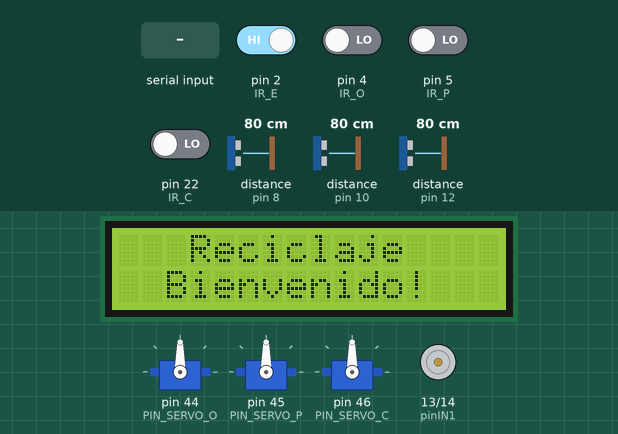
Recording of a sketch running on a simulated Arduino Mega 2560, built with avr-gcc and run on an emulated ATmega2560. Parts: 3 × servo, 16×2 character LCD, motor-driver pin pairs drawn as motors (green arrow = first pin HIGH = forward, orange = second pin HIGH = backward, longer = more drive, scaled by the enable pin). Wiring (inferred from the names in the program): 3 × ultrasonic range finder: trigger pin 7, echo pin 8 / trigger pin 9, echo pin 10 / trigger pin 11, echo pin 12. The test bench sets the inputs (shaded band); at power-on: pin 2 (IR_E) HIGH, pin 4 (IR_O), pin 5 (IR_P), pin 22 (IR_C) LOW, distance to the obstacle (sensors on pin 8, pin 10, pin 12) 80 cm. The echo pulse lasts 58.3 µs per cm; what the sketch prints to the serial monitor is not drawn.

Above: at 1.2 s.
1.3 s: pin 2 (IR_E) driven LOW
At 2.0 s:
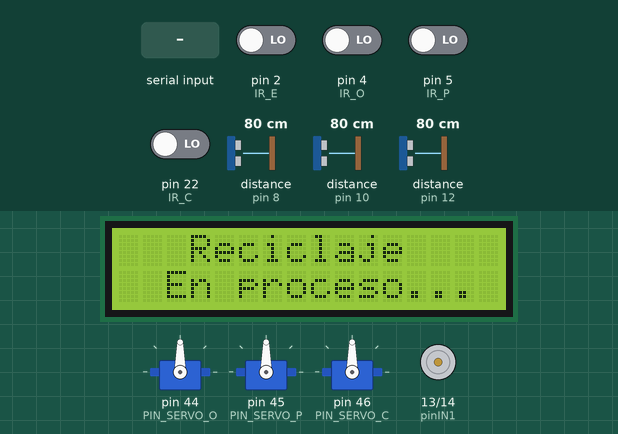
2.8 s: "O\n" received over Serial
At 3.3 s:
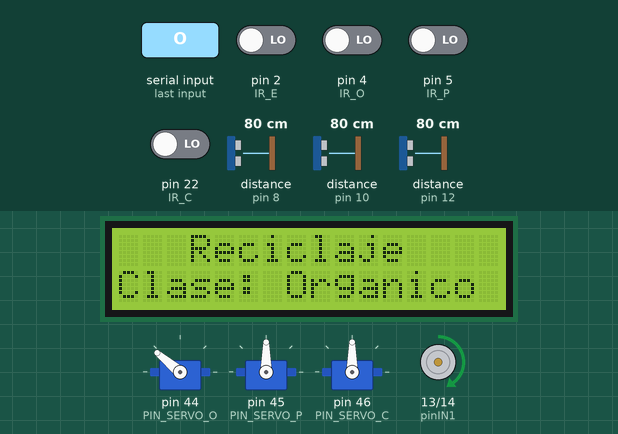
9.8 s: byte 80 ('P') received over Serial
At 11.0 s:
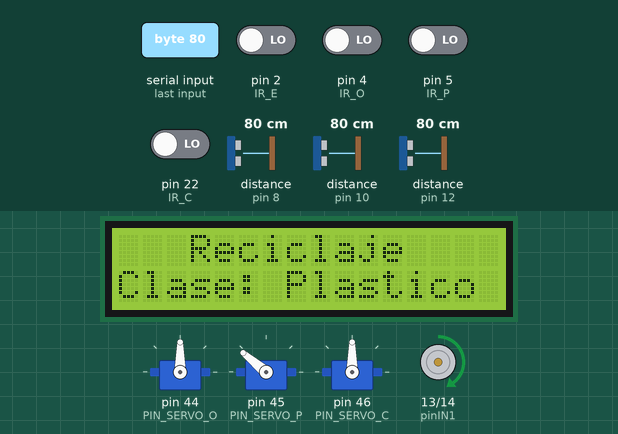
16.8 s: byte 67 ('C') received over Serial
At 17.5 s:
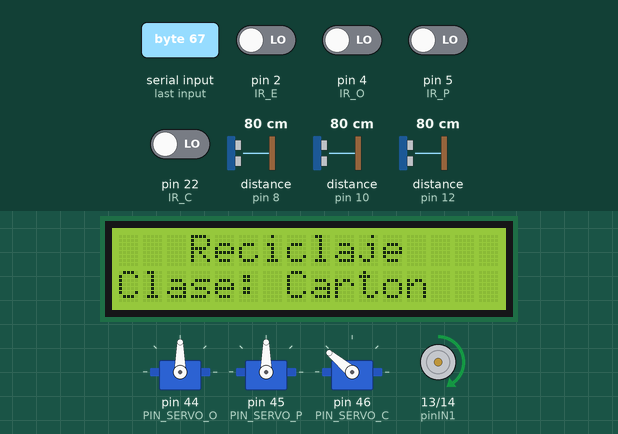
Timing chart, 0 to 23.3 s (numbered marks = the images above; inputs shaded):
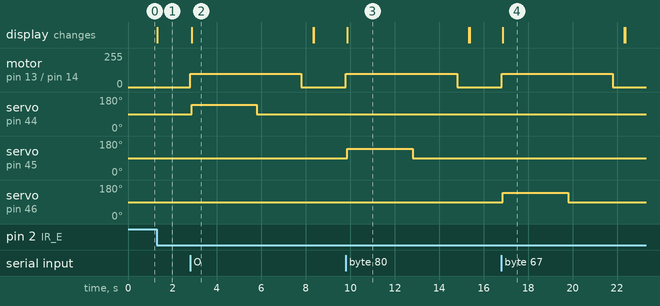

Measured:
- after the input at 1.3 s, the display: changes at once (image 1)
- after the input at 2.8 s, motor on pin 13 (pinIN1) / pin 14 (pinIN2): stopped → forward 100/255 at once, → stopped 5.0 s later; servo on pin 44 (PIN_SERVO_O): 90° → 140° after 0.06 s, → 90° 2.9 s later; the display: changes after 0.06 s (image 2)
- after the input at 9.8 s, motor on pin 13 (pinIN1) / pin 14 (pinIN2): stopped → forward 100/255 at once, → stopped 5.0 s later; servo on pin 45 (PIN_SERVO_P): 90° → 140° after 0.06 s, → 90° 2.9 s later; the display: changes after 0.06 s (image 3)
- after the input at 16.8 s, motor on pin 13 (pinIN1) / pin 14 (pinIN2): stopped → forward 100/255 at once, → stopped 5.0 s later; servo on pin 46 (PIN_SERVO_C): 90° → 140° after 0.06 s, → 90° 2.9 s later; the display: changes after 0.06 s (image 4)
- what the display in image 2 shows lasts 5.4 s, from 2.9 s to 8.3 s

The sketch:

reciclaje_comentado.ino
```cpp
// ============================================================
//  SISTEMA DE CLASIFICACIÓN DE RESIDUOS EN BANDA TRANSPORTADORA
//  Recibe la clase (O/P/C) desde Python por Serial,
//  mueve la banda, activa el servo correcto y mide niveles.
// ============================================================


// ---------- LIBRERÍAS ----------
#include <Servo.h>              // Permite controlar servomotores con PWM
#include <Wire.h>               // Activa la comunicación I2C (necesaria para el LCD)
#include <LiquidCrystal_I2C.h> // Librería para manejar la pantalla LCD por I2C


// ---------- PANTALLA LCD ----------
// Crea el objeto lcd en la dirección I2C 0x27, con 16 columnas y 2 filas
LiquidCrystal_I2C lcd(0x27, 16, 2);


// ---------- PINES DEL MOTOR (L298N) ----------
int pinIN1 = 13;   // IN1 del L298N: controla la dirección del motor (junto con IN2)
int pinIN2 = 14;   // IN2 del L298N: controla la dirección del motor (junto con IN1)
int pinENA = 3;    // Enable A del L298N: recibe PWM para regular la velocidad


// ---------- PINES DE SENSORES IR ----------
int IR_O = 4;   // Sensor IR del contenedor Orgánico  → detecta si el objeto llegó
int IR_P = 5;   // Sensor IR del contenedor Plástico  → detecta si el objeto llegó
int IR_C = 22;  // Sensor IR del contenedor Cartón    → detecta si el objeto llegó
int IR_E = 2;   // Sensor IR de Entrada               → detecta si hay un objeto nuevo en la cinta


// ---------- PINES DE SERVOMOTORES ----------
const int PIN_SERVO_O = 44;  // Pin PWM del servo que empuja hacia Orgánicos
const int PIN_SERVO_P = 45;  // Pin PWM del servo que empuja hacia Plásticos
const int PIN_SERVO_C = 46;  // Pin PWM del servo que empuja hacia Cartón


// ---------- POSICIONES DE LOS SERVOS (en grados) ----------
const int SERVO_INACTIVO = 90;   // 90° = posición centrada = compuerta cerrada
const int SERVO_ACTIVO   = 140;  // 140° = abre la compuerta 50° para dejar caer el objeto


// ---------- PINES DE SENSORES ULTRASÓNICOS (HC-SR04) ----------
#define TRIG_C  7   // TRIG del ultrasónico del contenedor de Papel/Cartón
#define ECHO_C  8   // ECHO del ultrasónico del contenedor de Papel/Cartón
#define TRIG_P  9   // TRIG del ultrasónico del contenedor de Plásticos
#define ECHO_P  10  // ECHO del ultrasónico del contenedor de Plásticos
#define TRIG_O  11  // TRIG del ultrasónico del contenedor de Orgánicos
#define ECHO_O  12  // ECHO del ultrasónico del contenedor de Orgánicos


// ---------- UMBRALES DE NIVEL DE LLENADO ----------
// El sensor mide la distancia DESDE ARRIBA: vacío = distancia grande, lleno = distancia pequeña
#define DIST_MAX_CM   7.0   // Distancia en cm cuando el contenedor está completamente vacío
#define UMBRAL_CASI   0.60  // Si el llenado supera el 60%, muestra "CASI LLENO"
#define UMBRAL_LLENO  0.85  // Si el llenado supera el 85%, muestra "LLENO"
#define INTERVALO_US  3000UL  // Cada cuántos milisegundos se miden los ultrasónicos (3 segundos). UL = unsigned long


// ---------- TIEMPOS DE ACTUACIÓN (en milisegundos) ----------
const unsigned long TIEMPO_SERVO_ACTIVO     = 3000;  // El servo permanece abierto 3 segundos
const unsigned long TIEMPO_BANDA_TRAS_SERVO = 2000;  // La banda sigue 2 segundos más tras cerrar el servo


// ---------- VELOCIDAD DEL MOTOR ----------
const int VELOCIDAD = 100;  // Valor de 0 a 255 para analogWrite → aquí ≈ 39% de velocidad máxima


// ---------- OBJETOS SERVO ----------
Servo servoO;  // Objeto que controla el servo del contenedor Orgánico
Servo servoP;  // Objeto que controla el servo del contenedor Plástico
Servo servoC;  // Objeto que controla el servo del contenedor Cartón


// ---------- MÁQUINA DE ESTADOS ----------
// Define los 6 estados posibles del sistema con nombres legibles
enum Estado {
  ESPERANDO_IR_E,    // Estado 0: Sistema en reposo, esperando que llegue un objeto
  ESPERANDO_CLASIF,  // Estado 1: Objeto detectado, esperando que Python envíe la clase
  BANDA_ON,          // Estado 2: Motor encendido, objeto viajando hacia su destino
  SERVO_ABIERTO,     // Estado 3: Objeto llegó al destino, servo abriendo compuerta
  SERVO_CERRANDO,    // Estado 4: Servo volviendo a posición cerrada (90°)
  PAUSA_FINAL        // Estado 5: Motor apagado, pequeña pausa antes de reiniciar
};

Estado        estado        = ESPERANDO_IR_E;  // Estado actual del sistema (arranca en reposo)
int           sensorDestino = -1;              // Pin del sensor IR al que debe llegar el objeto (-1 = ninguno)
int           servoActual   = -1;              // Índice del servo a activar (0=O, 1=P, 2=C, -1=ninguno)
unsigned long tEstado       = 0;              // Marca de tiempo del último cambio de estado
unsigned long tUltrasonico  = 0;              // Marca de tiempo de la última lectura ultrasónica


// ============================================================
//  SETUP — Se ejecuta UNA sola vez al encender el Arduino
// ============================================================
void setup() {
  Serial.begin(9600);  // Abre la comunicación serial a 9600 baudios (misma velocidad que Python)

  // Configura los pines del motor como salidas
  pinMode(pinIN1, OUTPUT);
  pinMode(pinIN2, OUTPUT);
  pinMode(pinENA, OUTPUT);

  // Configura los sensores IR de destino como entradas simples
  pinMode(IR_O, INPUT);
  pinMode(IR_P, INPUT);
  pinMode(IR_C, INPUT);
  // IR_E usa INPUT_PULLUP: activa resistencia interna → el pin lee HIGH en reposo y LOW al detectar objeto
  pinMode(IR_E, INPUT_PULLUP);

  // Configura los pines de los sensores ultrasónicos
  pinMode(TRIG_C, OUTPUT); pinMode(ECHO_C, INPUT);  // TRIG envía el pulso, ECHO lo recibe
  pinMode(TRIG_P, OUTPUT); pinMode(ECHO_P, INPUT);
  pinMode(TRIG_O, OUTPUT); pinMode(ECHO_O, INPUT);

  // Conecta cada servo a su pin y lo coloca en posición cerrada (90°)
  servoO.attach(PIN_SERVO_O);
  servoP.attach(PIN_SERVO_P);
  servoC.attach(PIN_SERVO_C);
  servoO.write(SERVO_INACTIVO);  // Centra el servo O al arrancar
  servoP.write(SERVO_INACTIVO);  // Centra el servo P al arrancar
  servoC.write(SERVO_INACTIVO);  // Centra el servo C al arrancar

  motorOFF();  // Asegura que la banda esté detenida al encender

  // Inicializa y muestra el mensaje de bienvenida en el LCD
  lcd.init();        // Inicializa la pantalla
  lcd.backlight();   // Enciende la luz de fondo
  lcd.clear();       // Borra cualquier contenido previo
  lcd.setCursor(3, 0);       // Mueve el cursor a columna 3, fila 0
  lcd.print("Reciclaje");    // Escribe "Reciclaje" en la fila superior
  lcd.setCursor(2, 1);       // Mueve el cursor a columna 2, fila 1
  lcd.print("Bienvenido!");  // Escribe "Bienvenido!" en la fila inferior

  Serial.println("[SISTEMA] Listo. Esperando IR_E...");  // Aviso por Serial para depuración
}


// ============================================================
//  LOOP — Se repite continuamente mientras el Arduino esté encendido
// ============================================================
void loop() {
  unsigned long ahora = millis();  // Guarda el tiempo actual en ms desde el arranque

  // ----- LECTURA PERIÓDICA DE ULTRASÓNICOS -----
  // Si han pasado 3 segundos desde la última lectura, mide los niveles de los contenedores
  if (ahora - tUltrasonico >= INTERVALO_US) {
    tUltrasonico = ahora;  // Reinicia el contador de tiempo para el próximo ciclo
    leerNiveles();         // Llama a la función que mide y reporta los tres contenedores
  }

  // ----- LECTURA DE CLASIFICACIÓN DESDE PYTHON -----
  if (Serial.available() > 0) {        // Si hay datos esperando en el buffer serial...
    char c = Serial.read();            // Lee el siguiente byte como carácter
    if (c == '\n' || c == '\r') return; // Ignora los terminadores de línea que Python envía al final
    c = toupper(c);                    // Convierte a mayúscula por si Python envía 'o', 'p' o 'c' en minúscula

    // Solo procesa la clasificación si el sistema está esperándola Y el carácter es válido
    if (estado == ESPERANDO_CLASIF && (c == 'O' || c == 'P' || c == 'C')) {
      asignarDestino(c);  // Asigna el sensor IR y el índice de servo según la clase recibida
      motorON();          // Enciende la banda transportadora
      estado = BANDA_ON;  // Avanza al siguiente estado
      // Actualiza el LCD con la clase recibida
      lcd.clear();
      lcd.setCursor(3, 0);
      lcd.print("Reciclaje");
      lcd.setCursor(0, 1);
      lcd.print("Clase: ");
      if      (c == 'O') lcd.print("Organico");
      else if (c == 'P') lcd.print("Plastico");
      else if (c == 'C') lcd.print("Carton");
      Serial.print("[OK] Clasificacion recibida: "); Serial.println(c);
    }
  }

  // ----- MÁQUINA DE ESTADOS -----
  switch (estado) {

    case ESPERANDO_IR_E:
      // Si el sensor de entrada detecta un objeto (pin baja a LOW por el pull-up)...
      if (digitalRead(IR_E) == LOW) {
        Serial.println("[IR_E] Objeto detectado.");
        // Actualiza el LCD para indicar que está procesando
        lcd.clear();
        lcd.setCursor(3, 0);
        lcd.print("Reciclaje");
        lcd.setCursor(2, 1);
        lcd.print("En proceso...");
        Serial.println("CLASIFICAR");  // Avisa a Python que debe tomar la foto y clasificar
        estado = ESPERANDO_CLASIF;     // Pasa al estado de espera de clasificación
      }
      break;

    case ESPERANDO_CLASIF:
      // No hace nada aquí: la acción ocurre arriba en la lectura Serial
      break;

    case BANDA_ON:
      // Mientras la banda está en movimiento, revisa si el objeto llegó al destino
      if (sensorDestino != -1 && digitalRead(sensorDestino) == LOW) {
        // El sensor IR de destino detectó el objeto (LOW = hay algo frente al sensor)
        Serial.println("[IR-DEST] Objeto en destino. Abriendo servo...");
        abrirServo();       // Abre la compuerta del contenedor correspondiente
        tEstado = ahora;    // Guarda el momento en que se abrió el servo
        estado  = SERVO_ABIERTO;  // Pasa al estado de servo abierto
      }
      break;

    case SERVO_ABIERTO:
      // Espera 3 segundos con el servo abierto para que el objeto caiga al contenedor
      if (ahora - tEstado >= TIEMPO_SERVO_ACTIVO) {
        cerrarServo();           // Cierra la compuerta (vuelve el servo a 90°)
        tEstado = ahora;         // Guarda el momento en que se cerró
        estado  = SERVO_CERRANDO;
        Serial.println("[SERVO] Cerrado. Banda para en 2 s...");
      }
      break;

    case SERVO_CERRANDO:
      // Espera 2 segundos más para que la banda arrastre cualquier resto
      if (ahora - tEstado >= TIEMPO_BANDA_TRAS_SERVO) {
        motorOFF();           // Apaga la banda
        tEstado = ahora;      // Guarda el momento en que se apagó
        estado  = PAUSA_FINAL;
        Serial.println("[MOTOR] Banda detenida.");
      }
      break;

    case PAUSA_FINAL:
      // Espera 500 ms antes de reiniciar, para estabilizar el sistema
      if (ahora - tEstado >= 500) {
        sensorDestino = -1;          // Resetea el sensor de destino
        servoActual   = -1;          // Resetea el índice de servo
        estado        = ESPERANDO_IR_E;  // Vuelve al estado inicial
        // Muestra el mensaje de bienvenida nuevamente
        lcd.clear();
        lcd.setCursor(3, 0);
        lcd.print("Reciclaje");
        lcd.setCursor(2, 1);
        lcd.print("Bienvenido!");
        Serial.println("CLASIFICAR");  // Avisa a Python que puede empezar a clasificar de nuevo
        Serial.println("[SISTEMA] Ciclo completo. Esperando IR_E...");
      }
      break;
  }
}


// ============================================================
//  FUNCIONES AUXILIARES
// ============================================================

// Asigna el pin del sensor IR de destino y el índice de servo según la clase recibida
void asignarDestino(char c) {
  if      (c == 'O') { sensorDestino = IR_O; servoActual = 0; }  // Orgánico → sensor IR_O, servo índice 0
  else if (c == 'P') { sensorDestino = IR_P; servoActual = 1; }  // Plástico → sensor IR_P, servo índice 1
  else if (c == 'C') { sensorDestino = IR_C; servoActual = 2; }  // Cartón   → sensor IR_C, servo índice 2
}

// Abre el servo correspondiente al índice asignado (lo mueve a 140°)
void abrirServo() {
  if      (servoActual == 0) { servoO.write(SERVO_ACTIVO); Serial.println("[SERVO O] ABIERTO"); }
  else if (servoActual == 1) { servoP.write(SERVO_ACTIVO); Serial.println("[SERVO P] ABIERTO"); }
  else if (servoActual == 2) { servoC.write(SERVO_ACTIVO); Serial.println("[SERVO C] ABIERTO"); }
}

// Cierra el servo correspondiente (lo devuelve a 90°)
void cerrarServo() {
  if      (servoActual == 0) { servoO.write(SERVO_INACTIVO); Serial.println("[SERVO O] CERRADO"); }
  else if (servoActual == 1) { servoP.write(SERVO_INACTIVO); Serial.println("[SERVO P] CERRADO"); }
  else if (servoActual == 2) { servoC.write(SERVO_INACTIVO); Serial.println("[SERVO C] CERRADO"); }
}

// Enciende el motor de la banda en dirección hacia adelante a la velocidad definida
void motorON() {
  digitalWrite(pinIN1, HIGH);        // IN1=HIGH, IN2=LOW → el motor gira hacia adelante
  digitalWrite(pinIN2, LOW);
  analogWrite(pinENA, VELOCIDAD);    // Aplica 100/255 ≈ 39% del voltaje máximo al motor
  Serial.println("[MOTOR] ENCENDIDO");
}

// Apaga el motor completamente (frena la banda)
void motorOFF() {
  digitalWrite(pinIN1, LOW);   // IN1=LOW, IN2=LOW → sin corriente al motor
  digitalWrite(pinIN2, LOW);
  analogWrite(pinENA, 0);      // PWM a 0 = sin voltaje al motor
  Serial.println("[MOTOR] APAGADO");
}


// ============================================================
//  FUNCIONES DE SENSORES ULTRASÓNICOS
// ============================================================

// Mide la distancia en cm usando un sensor HC-SR04 dado su pin TRIG y ECHO
long medirDistancia(int trig, int echo) {
  digitalWrite(trig, LOW);          // Asegura que TRIG empieza en LOW
  delayMicroseconds(2);             // Espera 2 µs para estabilizar
  digitalWrite(trig, HIGH);         // Envía un pulso ultrasónico de 10 µs
  delayMicroseconds(10);            // Mantiene el pulso 10 µs (requerido por el HC-SR04)
  digitalWrite(trig, LOW);          // Termina el pulso
  // Mide cuántos microsegundos tarda en volver el eco (timeout de 30 ms = ~5 m máx)
  long duracion = pulseIn(echo, HIGH, 30000UL);
  // Convierte tiempo a distancia: distancia = (tiempo × velocidad_sonido) / 2
  // velocidad_sonido ≈ 0.034 cm/µs; se divide entre 2 porque el sonido hace ida y vuelta
  return duracion * 0.034 / 2;
}

// Convierte una distancia en cm al texto del nivel de llenado del contenedor
const char* nivelTexto(long distCm) {
  if (distCm <= 0 || distCm > 400) return "ERROR";  // Descarta lecturas imposibles o timeout
  // Calcula el porcentaje de llenado: vacío=0.0, lleno=1.0
  // Se invierte porque a mayor llenado, menor distancia medida
  float pct = 1.0 - ((float)distCm / DIST_MAX_CM);
  if (pct < 0) pct = 0;  // Clamping: si la distancia supera DIST_MAX_CM, fija en 0% (vacío)
  if (pct > 1) pct = 1;  // Clamping: si la distancia es casi 0, fija en 100% (lleno)
  if (pct >= UMBRAL_LLENO) return "LLENO";       // ≥85% de llenado
  if (pct >= UMBRAL_CASI)  return "CASI LLENO";  // ≥60% de llenado
  return "DISPONIBLE";                           // <60% de llenado → hay espacio
}

// Lee los tres sensores ultrasónicos y reporta el nivel de cada contenedor por Serial
void leerNiveles() {
  long dC = medirDistancia(TRIG_C, ECHO_C);  // Distancia del contenedor de Cartón
  long dP = medirDistancia(TRIG_P, ECHO_P);  // Distancia del contenedor de Plástico
  long dO = medirDistancia(TRIG_O, ECHO_O);  // Distancia del contenedor de Orgánico

  // Imprime los tres niveles en una sola línea separados por " | "
  Serial.print("[US] CARTON:");  Serial.print(nivelTexto(dC));
  Serial.print(" | PLASTICO:"); Serial.print(nivelTexto(dP));
  Serial.print(" | ORGANICO:"); Serial.println(nivelTexto(dO));
}
```
